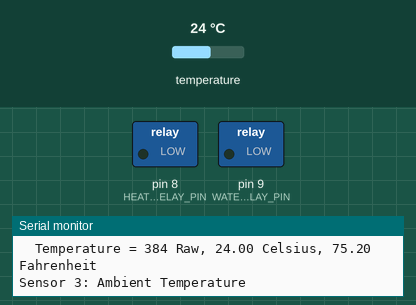
Recording of a sketch running on a simulated Arduino Uno, built with avr-gcc and run on an emulated ATmega328P. On the bench: switched loads named in the sketch (green lamp = pin HIGH), the last lines printed to the serial monitor. The inputs (shaded band) are chosen by the test bench; at power-on: temperature 24 °C.

Above: at 2.8 s.
2.9 s: temperature set to 12 °C
At 3.5 s:
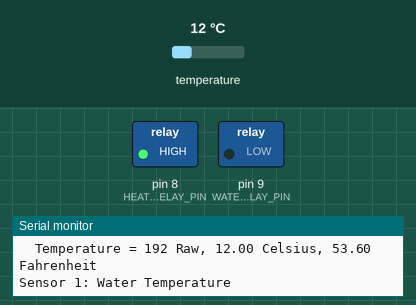
4.5 s: temperature set to 28 °C
Timing chart, 0 to 7.5 s (numbered marks = the images above; inputs shaded):
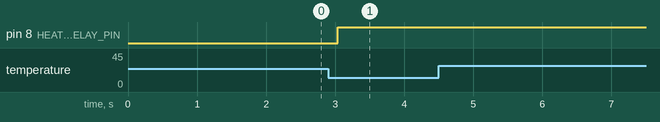

The sketch:

SousVide.ino
```cpp
#include <OneWire.h>

/*

    SousVide
    Copyright (c) 2016 Max Vilimpoc

    Permission is hereby granted, free of charge, to any person obtaining a copy
    of this software and associated documentation files (the "Software"), to deal
    in the Software without restriction, including without limitation the rights
    to use, copy, modify, merge, publish, distribute, sublicense, and/or sell
    copies of the Software, and to permit persons to whom the Software is
    furnished to do so, subject to the following conditions:

    The above copyright notice and this permission notice shall be included in
    all copies or substantial portions of the Software.

    THE SOFTWARE IS PROVIDED "AS IS", WITHOUT WARRANTY OF ANY KIND, EXPRESS OR
    IMPLIED, INCLUDING BUT NOT LIMITED TO THE WARRANTIES OF MERCHANTABILITY,
    FITNESS FOR A PARTICULAR PURPOSE AND NONINFRINGEMENT. IN NO EVENT SHALL THE
    AUTHORS OR COPYRIGHT HOLDERS BE LIABLE FOR ANY CLAIM, DAMAGES OR OTHER
    LIABILITY, WHETHER IN AN ACTION OF CONTRACT, TORT OR OTHERWISE, ARISING FROM,
    OUT OF OR IN CONNECTION WITH THE SOFTWARE OR THE USE OR OTHER DEALINGS IN
    THE SOFTWARE.

*/

// Based on the OneWire example, and so on.

// OneWire DS18S20, DS18B20, DS1822 Temperature Example
//
// http://www.pjrc.com/teensy/td_libs_OneWire.html
//
// The DallasTemperature library can do all this work for you!
// http://milesburton.com/Dallas_Temperature_Control_Library

enum Pin
{
    ONE_WIRE_BUS_PIN     = 5,

    HEATING_RELAY_PIN    = 8,
    WATER_PUMP_RELAY_PIN = 9,
};

enum
{
    START_CONVERSION   = 0x44,
    CONVERSION_TIMEOUT = 1000,

    DATA_LENGTH        = 32
};

enum SensorType
{
    DS18S20,
    DS18B20,
    DS1822
};

struct Sensor
{
    const char * const name;
    const uint8_t      address[8];

    const SensorType   type;

    float const        Thistory[DATA_LENGTH];
    float              Tcurrent;  // Current temperature
    float              Trate;     // Rate of change of the temperature
};

static Sensor sensors[] = {
    { "1: Water Temperature",     {0x28, 0xFF, 0x8E, 0x8A, 0x64, 0x14, 0x03, 0xED}, DS18B20, {0}, 0.0, 0.0 },
    { "2: Hot Plate Temperature", {0x28, 0xFF, 0x2A, 0x99, 0x64, 0x14, 0x03, 0x71}, DS18B20, {0}, 0.0, 0.0 },
    { "3: Ambient Temperature",   {0x28, 0xFF, 0x22, 0xE4, 0x64, 0x14, 0x01, 0xC6}, DS18B20, {0}, 0.0, 0.0 }
};

static Sensor& waterTemperature(sensors[0]);
static float   waterTemperatureSetPoint;

//struct Actuator
//{
//    const char *   const name;
//    const Pin            pin;
//
//    const Sensor * const sensor;  //
//
//    int16_t setPoint;  // Temperature to achieve.
//
//    int16_t error;
//    int16_t errorSum;
//    int16_t errorDifference;
//
//    // virtual bool goNoGo();
//};
//
//static Actuator actuators[] = {
//    {
//        .name     = "1: Hot Plate Relay",
//        .pin      = HEATING_RELAY_PIN,
//        .sensor   = &sensors[2],
//        .setPoint = 0,
//        .error    = 0,
//        .errorSum = 0,
//        .errorDifference = 0
//    },
//    {
//        .name     = "2: Water Pump Relay",
//        .pin      = WATER_PUMP_RELAY_PIN,
//        .sensor   = &sensors[1],
//
//    }
//};
//

class Actuator
{
    const String name;
    const Pin    pin;
public:
    void on(void)
    {
        digitalWrite(pin, HIGH);
    }

    void off(void)
    {
        digitalWrite(pin, LOW);
    }

    Actuator(String const& name, Pin pin) :
        name(name),
        pin(pin)
    {
        pinMode(pin, OUTPUT);
        off();
    }
};

Actuator heater("Hot Plate Relay",  HEATING_RELAY_PIN);
Actuator pump  ("Water Pump Relay", WATER_PUMP_RELAY_PIN);

static const uint8_t SENSORS_COUNT = sizeof(sensors) / sizeof(Sensor);

static OneWire bus(ONE_WIRE_BUS_PIN);  // 4.7K pull-up resistor is necessary.
static Stream& console(Serial);

static void updateSensors(void)
{
    byte present = 0;
    byte data[12];
    float celsius, fahrenheit;

    for (auto sensor : sensors)
    {
        console.print(F("Sensor "));
        console.println(sensor.name);

        bus.reset();
        bus.select(sensor.address);
        bus.write(START_CONVERSION, 1);        // start conversion, with parasite power on at the end

        delay(CONVERSION_TIMEOUT);     // maybe 750ms is enough, maybe not
        // we might do a bus.depower() here, but the reset will take care of it.

        present = bus.reset();
        bus.select(sensor.address);
        bus.write(0xBE);         // Read Scratchpad

        console.print("  Data = ");
        console.print(present, HEX);
        console.print(" ");

        for (uint8_t i = 0; i < 9; i++)
        {
            // we need 9 bytes
            data[i] = bus.read();
            console.print(data[i], HEX);
            console.print(" ");
        }

        console.print(" CRC=");
        console.print(OneWire::crc8(data, 8), HEX);
        console.println();

        // Convert the data to actual temperature
        // because the result is a 16 bit signed integer, it should
        // be stored to an "int16_t" type, which is always 16 bits
        // even when compiled on a 32 bit processor.
        int16_t raw = (data[1] << 8) | data[0];

        if (DS18S20 == sensor.type)
        {
            raw = raw << 3; // 9 bit resolution default
            if (data[7] == 0x10)
            {
                // "count remain" gives full 12 bit resolution
                raw = (raw & 0xFFF0) + 12 - data[6];
            }
        }
        else
        {
            byte cfg = (data[4] & 0x60);

            // at lower res, the low bits are undefined, so let's zero them
            if (cfg == 0x00) raw = raw & ~7;  // 9 bit resolution, 93.75 ms
            else if (cfg == 0x20) raw = raw & ~3; // 10 bit res, 187.5 ms
            else if (cfg == 0x40) raw = raw & ~1; // 11 bit res, 375 ms
            //// default is 12 bit resolution, 750 ms conversion time
        }

        celsius    = (float) raw / 16.0;
        fahrenheit = celsius * 1.8 + 32.0;

        float newRate = waterTemperature.Trate * 2;
        newRate += celsius - waterTemperature.Tcurrent;
        newRate /= 3.0;
        waterTemperature.Trate = newRate;

        waterTemperature.Tcurrent = celsius;

        console.print("  Temperature = ");
        console.print(raw);
        console.print(" Raw, ");
        console.print(celsius);
        console.print(" Celsius, ");
        console.print(fahrenheit);
        console.println(" Fahrenheit");
    }
}

static void updateActuators(void)
{
    float error = waterTemperatureSetPoint - waterTemperature.Tcurrent;


    // Naive implementation.
    if (error > 0)
    {
        // Check the rate at which the temperature is closing in on the set point.
        //
        // Because the heating element will continue to pump energy into the water
        // after it is turned off, it needs to be turned off ahead of us hitting
        // the set point.
        //
        // But we need to track the heating element performance, and tune the control
        // system to minimize the turn off time.
        //
        // Print an estimate of the time to reach the set point.
        heater.on();
    }
    else
    {
        // Stop heat.
        heater.off();
    }

    // Project the temperature into the future, using calculated rate of change.

    //


}

void setup(void)
{
    Serial.begin(115200);

    //
    waterTemperatureSetPoint = 65;
}

void loop(void)
{
//    if (!bus.search(address))
//    {
//        console.println("No more addresses.");
//        console.println();
//        bus.reset_search();
//        delay(250);
//        return;
//    }
//
//    console.print("ROM =");
//    for (i = 0; i < 8; i++)
//    {
//        console.write(' ');
//        console.print(address[i], HEX);
//    }
//
//    if (OneWire::crc8(address, 7) != address[7])
//    {
//        console.println("CRC is not valid!");
//        return;
//    }
//
//    console.println();
//
//    // the first ROM byte indicates which chip
//    switch (address[0])
//    {
//    case 0x10:
//        console.println("  Chip = DS18S20");  // or old DS1820
//        type_s = 1;
//        break;
//    case 0x28:
//        console.println("  Chip = DS18B20");
//        type_s = 0;
//        break;
//    case 0x22:
//        console.println("  Chip = DS1822");
//        type_s = 0;
//        break;
//    default:
//        console.println("Device is not a DS18x20 family device.");
//        return;
//    }

    updateSensors();
    updateActuators();
}
```
